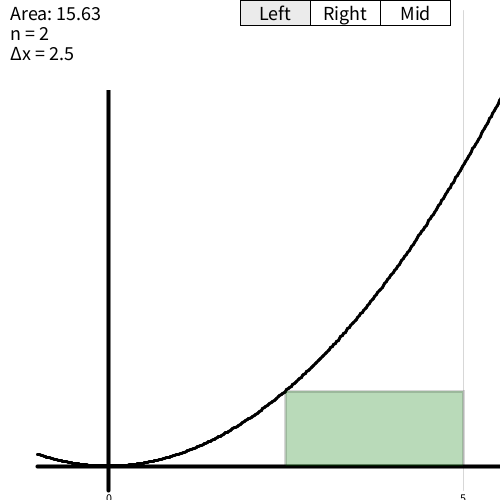
Frame 1 (no input)
Frame 60 (the mouse pressed at the canvas centre just before this capture): identical to frame 1, image omitted
Frame 120 (the mouse held since frame 60 and released just before this capture): identical to frame 1, image omitted

The Processing sketch that drew this single still picture (run headless with seeded random() and noise(); from frame 60 on, the mouse is pressed at the canvas centre):

// Processing sketch: RiemannSum
// ── RiemannSum.pde

Boolean graphDrawn;
PImage graph;

int canvasWidth = 500;
int canvasHeight = 500;

int a = 0;
int b = 5;

int xMin = a-1;
int xMax = b+1;
int yMin;
int yMax;

int xOffset = 0;
int yOffset = 0;
int xScale = 1;
int yScale = 1;

int sketchWidth = 500;
int sketchHeight = 500;

String theFunction = "(x^2)";//"(x+-1)^(0+-1)";//"4*(1+-1*x^2)^(.5)";//"x";//"2.5*6+-2.5*(0.4*x+-1*4)^2";

float stepSize = .02;

int n = 2;
int currentn = 1;

float xVal;
float yVal;

int drawCt = 0;

Boolean auto = false;

Control rectControl;

Boolean indexEqualsString(int index, String mainString, String charString) {
  char[] checkChar = new char[1];
  checkChar[0] = mainString.charAt(index);
  String checkString = new String(checkChar);
  return (checkString.equals(charString));
}

void setup() {
  setFunction(theFunction, "" + a, "" + b);

  size(500, 500);
  frameRate(30);

  /* set up control */
  String[] controlArray = {
    "Left", "Right", "Mid"
  };
  rectControl = new Control(controlArray);
  rectControl.originX = 240;
  rectControl.theWidth = 70;
}

void draw() {

  if (currentn == n) return;

  background(255, 255, 255);

  pushMatrix();

  translate(250-convertXCoord(xOffset), 250-convertYCoord(yOffset));

  strokeWeight(4);
  stroke(0, 0, 0);

  /* AXES */
  line(convertXCoord(0), -convertYCoord(yMax), convertXCoord(0), -convertYCoord(yMin));
  line(convertXCoord(xMin), -convertYCoord(0), convertXCoord(xMax), -convertYCoord(0));

  strokeWeight(3);
  stroke(0, 0, 0);

  /* GRAPH */
  /*
  for (float i = xMin; i < xMax; i += stepSize) {
    i = min(i, 20-stepSize);
    xVal = i;
    float y1 = float(parse(theFunction));
    xVal = i+stepSize;
    float y2 = float(parse(theFunction));

    line(convertXCoord(i), -convertYCoord(y1), convertXCoord(i+stepSize), -convertYCoord(y2));
  }
  */
  drawGraph();

  float area = 0;
  float delta = float(b-a)/float(n);

  /**** RECTANGLES */
  float offset = rectControl.selectedComponent;

  noFill();
  fill(0, 120, 0, 70);
  stroke(0, 0, 0, 40);

  for (float i = 0; i < n; i += 1) {

    switch(rectControl.selectedComponent) {
    case 0: // Left
      xVal = a+i*delta;
      break;
    case 1: // Right
      xVal = a+(i+1)*delta;
      break;
    case 2: // Mid
      xVal = a+i*delta+.5*delta;
      break;
    }  

    float y0 = float(parse(theFunction));

    rect(convertXCoord(a+i*delta), -convertYCoord(0), xScale*delta, -yScale*y0);

    area+=y0;
  }

  area*=delta;

  area = round(area*100.0)/100.0;
  float displayDelta = round(delta*100.0)/100.0;

  /* ENDPOINTS */
  strokeWeight(1);
  fill(0, 0, 0, 40);
  line(convertXCoord(a), -convertYCoord(yMax), convertXCoord(a), -convertYCoord(yMin));
  line(convertXCoord(b), -convertYCoord(yMax), convertXCoord(b), -convertYCoord(yMin));

  textAlign(CENTER);
  fill(0, 0, 0);
  text(a, convertXCoord(a), -convertYCoord(-3));
  text(b, convertXCoord(b), -convertYCoord(-3));

  popMatrix();

  fill(255, 255, 255);
  noStroke();
  rect(0,0,150,90);
  fill(0, 0, 0);
  textSize(20);
  textAlign(LEFT);
  text("Area: " + area, 10, 20);
  text("n = " + n, 10, 40);
  text("Δx = " + displayDelta, 10, 60);
  rectControl.display();

  currentn = n;

  if (auto) n++;
}

void startAuto() {
  auto = true;
  n++;
}
void stopAuto() {
  auto = false;
}
void increaseN() {
  n++;
}
void decreaseN() {
  n--;
}


void setFunction(String functionString, String aString, String bString) {
  a = int(aString);
  b = int(bString);
  graphDrawn = false;

  theFunction = functionString; 

  xMax = b+1;
  xMin = a-1;
  yMax = -100;
  yMin = 100;

  /* GRAPH */
  for (float i = xMin; i < xMax; i += stepSize) {
    i = min(i, 20-stepSize);
    xVal = i;
    float y1 = float(parse(theFunction));
    xVal = i+stepSize;
    float y2 = float(parse(theFunction));

    yMax = max(yMax, ceil(y1));
    yMin = min(yMin, floor(y1));
  }

  yMin = min(yMin,0);
  yMax = max(0,yMax);

  yMax+=2;
  yMin-=2;

  /* set scale */

  xOffset = (xMax + xMin)/2;
  yOffset = (yMax + yMin)/2;

  xScale = sketchWidth/((xMax-xMin));
  yScale = sketchHeight/((yMax-yMin));

  /*
  println("xOffset = " + xOffset);
   println("yOffset = " + yOffset);
   
   println("yMax = " + yMax);
   println("yMin = " + yMin);
   println(yMax-yMin);
   
   println("xScale = " +xScale);
   println("yScale = " +yScale);
   
   println("0 converts X to " + convertXCoord(0));
   println("0 converts Y to " + convertYCoord(0));
   
   println("38 converts Y to " + convertYCoord(38));
   */
  currentn--;
}

float convertXCoord(float xInput) {
  return((xInput - xOffset)*xScale);
}

float convertYCoord(float yInput) {
  return((yInput - yOffset)*yScale);
}

void drawGraph() {

  if (graphDrawn) {
    image(graph, -canvasWidth/2.0, -canvasHeight/2.0);
  }
  else {
    /* draw Graph from scratch */
    for (float i = xMin; i < xMax; i += stepSize) {
      i = min(i, 20-stepSize);
      xVal = i;
      float y1 = float(parse(theFunction));
      xVal = i+stepSize;
      float y2 = float(parse(theFunction));

      line(convertXCoord(i), -convertYCoord(y1), convertXCoord(i+stepSize), -convertYCoord(y2));
    }
    
    /* save graph to image */
    
    graph = get();
  }

  graphDrawn = true;
}


// ── Control.pde
public class Control extends Object {

  String[] titles;

  int originX = 0;
  int originY = 0;

  int selectedComponent;

  int theWidth = 50;

  Control(String[] t) {
    titles = new String[t.length];
    arrayCopy(t, titles);
    //controlArray = (Control[]) append(controlArray, this);
  }

  void display() {
    
    selectedComponent = min(selectedComponent,titles.length-1);
    selectedComponent = max(selectedComponent,0);
    
    stroke(0);
    
    for (int i = 0; i < titles.length; i++) {
      if (selectedComponent == i) {
        fill(0, 0, 0, 20);
        rect(originX+i*theWidth, originY, theWidth, 25);
      }
      else {
        fill(255, 255, 255);
        rect(originX+i*theWidth, originY, theWidth, 25);
      }
      stroke(0,0,0);
      fill(0, 0, 0);
      textAlign(CENTER);
      textSize(20);
      text(titles[i], originX+i*theWidth, originY+5, theWidth, 25);
    }
  }

  Boolean touched() {
    if (mouseX >= originX && mouseY >= originY && mouseX <= originX + theWidth*titles.length && mouseY <= originY + 25) {
      selectedComponent = floor((mouseX-originX)/((float)theWidth));
      currentn--;
      return true;
    }
    return false;
  }
}

// ── InputParser.pde
/* Responsible for turning a string into a float value */

/****
 ISSUES
 - still is having problems with negatives
 - more error checking needed
 - operations on end
 
 *****/


int indexOfMatchingParen(String str, int startIndex) {

  int parenCt = 1;

  while (parenCt > 0 && startIndex+1 < str.length ()) {
    startIndex++;

    /* 
     increment if we find open paren
     decrement if we find closed paren
     */

    if (indexEqualsString(startIndex, str, "(")) parenCt++; 
    if (indexEqualsString(startIndex, str, ")")) parenCt--;
  } 
  return startIndex;
}

String parse(String inputStr) {

  if (inputStr.equals("")) return "";

  /*************
   Replace variables and parameters
   **************/

  /* replace all x with xVal */
  while (inputStr.indexOf ('x') != -1) {
    inputStr = inputStr.substring(0, inputStr.indexOf ('x')) + 
      xVal +
      inputStr.substring(inputStr.indexOf ('x')+1);
  }
  while (inputStr.indexOf ('y') != -1) {
    inputStr = inputStr.substring(0, inputStr.indexOf ('y')) + 
      yVal +
      inputStr.substring(inputStr.indexOf ('y')+1);
  }

  /*************
   Evaluate Functions
   **************/

  /* sin */
  while (inputStr.indexOf ("sin") != -1) {
    int matchIndex = indexOfMatchingParen(inputStr, inputStr.indexOf("sin")+4);
    inputStr = inputStr.substring(0, inputStr.indexOf ("sin")) + 
      sin(float(parse(inputStr.substring(inputStr.indexOf("sin")+4, matchIndex)))) +
      inputStr.substring(matchIndex+1);
  }
  /* cos */
  while (inputStr.indexOf ("cos") != -1) {
    int matchIndex = indexOfMatchingParen(inputStr, inputStr.indexOf("cos")+4);
    inputStr = inputStr.substring(0, inputStr.indexOf ("cos")) + 
      cos(float(parse(inputStr.substring(inputStr.indexOf("cos")+4, matchIndex)))) +
      inputStr.substring(matchIndex+1);
  }

  /*************
   Evaluate everything in parens
   **************/

  while (inputStr.indexOf ('(') != -1) {
    /* open paren present */

    int parenCt = 1;
    int index = inputStr.indexOf('(');

    while (parenCt > 0 && index+1 < inputStr.length ()) {
      index++;

      /********* 
       increment if we find open paren
       decrement if we find closed paren
       ********/
      if (indexEqualsString(index, inputStr, "(")) parenCt++; 
      if (indexEqualsString(index, inputStr, ")")) parenCt--;
    }

    if (parenCt != 0) {
      println("PARSE ERROR - mismatched parentheses");
    }
    else {
      inputStr = inputStr.substring(0, inputStr.indexOf('(')) + 
        parse(inputStr.substring(inputStr.indexOf('(')+1, index)) +
        inputStr.substring(index+1);
    }
  }

  /* All parens have been removed */

  /* replace "--" with "+" */
  while (inputStr.indexOf ("--") != -1) {
    inputStr = inputStr.substring(0, inputStr.indexOf ("--")) + 
      "+" +
      inputStr.substring(inputStr.indexOf ("--")+2);
  }

  /* adjust if leads with + */
  if (indexEqualsString(0, inputStr, "+")) {
    inputStr = inputStr.substring(1);
  }

  String[] expressionArray = new String[1];
  expressionArray[0] = inputStr;

  /* create expressionArray */
  for (int i = 0; i < inputStr.length(); i++) {
    if (indexEqualsString(i,inputStr, "*")) {
      inputStr = expressionArray[expressionArray.length-1];
      expressionArray[expressionArray.length-1] = inputStr.substring(0, i);
      expressionArray = append(expressionArray, "*");
      expressionArray = append(expressionArray, inputStr.substring(i+1));
      inputStr = expressionArray[expressionArray.length-1];
      i = 0;
    }
    else if (indexEqualsString(i,inputStr, "/")) {
      inputStr = expressionArray[expressionArray.length-1];
      expressionArray[expressionArray.length-1] = inputStr.substring(0, i);
      expressionArray = append(expressionArray, "/");
      expressionArray = append(expressionArray, inputStr.substring(i+1));
      inputStr = expressionArray[expressionArray.length-1];
      i = 0;
    }
    else if (indexEqualsString(i,inputStr, "^")) {
      inputStr = expressionArray[expressionArray.length-1];
      expressionArray[expressionArray.length-1] = inputStr.substring(0, i);
      expressionArray = append(expressionArray, "^");
      expressionArray = append(expressionArray, inputStr.substring(i+1));
      inputStr = expressionArray[expressionArray.length-1];
      i = 0;
    }
    else if (indexEqualsString(i,inputStr, "+")) {
      inputStr = expressionArray[expressionArray.length-1];
      expressionArray[expressionArray.length-1] = inputStr.substring(0, i);
      expressionArray = append(expressionArray, "+");
      expressionArray = append(expressionArray, inputStr.substring(i+1));
      inputStr = expressionArray[expressionArray.length-1];
      i = 0;
    }/*
    else if (inputStr.charAt(i) == '-') {
     inputStr = expressionArray[expressionArray.length-1];
     expressionArray[expressionArray.length-1] = inputStr.substring(0, i);
     expressionArray = append(expressionArray, "-");
     expressionArray = append(expressionArray, inputStr.substring(i+1));
     inputStr = expressionArray[expressionArray.length-1];
     i = 0;
     }*/
  }

  if (expressionArray.length == 1) return expressionArray[0];

  //println(expressionArray);

  /* apply operations to array */

  for (int i = 1; i < expressionArray.length; i+=2) {
    if (expressionArray[i].equals("^")) {
      expressionArray[i-1] = "" + pow(float(parse(expressionArray[i-1])), float(parse(expressionArray[i+1])));

      /* update expressionArray */
      String[] tempArray = new String[expressionArray.length];
      arrayCopy(expressionArray, tempArray);
      expressionArray = new String[expressionArray.length-2];
      expressionArray[i-1] = tempArray[i-1];
      for (int j = 0; j < i-1; j++) {
        expressionArray[j] = tempArray[j];
      }
      for (int j = i+2; j < tempArray.length; j++) {
        expressionArray[j-2] = tempArray[j];
      }
      i-=2;
    }
  }

  for (int i = 1; i < expressionArray.length; i+=2) {
    if (expressionArray[i].equals("*")) {
      expressionArray[i-1] = "" + float(parse(expressionArray[i-1]))*float(parse(expressionArray[i+1]));

      /* update expressionArray */
      String[] tempArray = new String[expressionArray.length];
      arrayCopy(expressionArray, tempArray);
      expressionArray = new String[expressionArray.length-2];
      expressionArray[i-1] = tempArray[i-1];
      for (int j = 0; j < i-1; j++) {
        expressionArray[j] = tempArray[j];
      }
      for (int j = i+2; j < tempArray.length; j++) {
        expressionArray[j-2] = tempArray[j];
      }
      i-=2;
    }
    else if (expressionArray[i].equals("/")) {
      expressionArray[i-1] = "" + float(parse(expressionArray[i-1]))/float(parse(expressionArray[i+1]));

      /* update expressionArray */
      String[] tempArray = new String[expressionArray.length];
      arrayCopy(expressionArray, tempArray);
      expressionArray = new String[expressionArray.length-2];
      expressionArray[i-1] = tempArray[i-1];
      for (int j = 0; j < i-1; j++) {
        expressionArray[j] = tempArray[j];
      }
      for (int j = i+2; j < tempArray.length; j++) {
        expressionArray[j-2] = tempArray[j];
      }
      i-=2;
    }
  }

  //inputStr = expressionArray[0];

  //println("About to look for +-");
  //println(expressionArray);

  for (int i = 1; i < expressionArray.length; i+=2) {

    //println("2nd order operations present");

    if (expressionArray[i].equals("+")) {
      expressionArray[i-1] = "" + (float(expressionArray[i-1])+float(expressionArray[i+1]));

      /* update expressionArray */
      String[] tempArray = new String[expressionArray.length];
      arrayCopy(expressionArray, tempArray);
      expressionArray = new String[expressionArray.length-2];
      expressionArray[i-1] = tempArray[i-1];
      for (int j = 0; j < i-1; j++) {
        expressionArray[j] = tempArray[j];
      }
      for (int j = i+2; j < tempArray.length; j++) {
        expressionArray[j-2] = tempArray[j];
      }
      i-=2;
    }/*
    else if (expressionArray[1].equals("-")) {
     expressionArray[0] = "" + (float(expressionArray[0])-float(expressionArray[2]));
     
     // update expressionArray 
     String[] tempArray = new String[expressionArray.length];
     arrayCopy(expressionArray, tempArray);
     expressionArray = new String[expressionArray.length-2];
     expressionArray[i-1] = tempArray[i-1];
     for (int j = 0; j < i-1; j++) {
     expressionArray[j] = tempArray[j];
     }
     for (int j = i+2; j < tempArray.length; j++) {
     expressionArray[j-2] = tempArray[j];
     }
     }*/
  }

  inputStr = expressionArray[0];

  /*
  for(int i = 0; i < inputStr.length(); i++){
   if(inputStr.charAt(i) == '*'){
   inputStr = "" + float(parse(inputStr.substring(0,i)))*float(parse(inputStr.substring(i+1)));
   i = 0;
   } 
   if(inputStr.charAt(i) == '^'){
   inputStr = "" + pow(float(parse(inputStr.substring(0,i))),float(parse(inputStr.substring(i+1))));
   i = 0;
   } 
   }
   */

  return inputStr;
}


// ── UserInput.pde
void mouseClicked(){
  
  if(key == 'f'){
  //gifExport.finish();
  }
  
  //if(true) return;
  
  if(rectControl.touched()) return;
  
  if(mouseX <= 50 && mouseY >= 450){
    auto = !auto;
    n++;
  }
  else{
  n++;
  }
}
